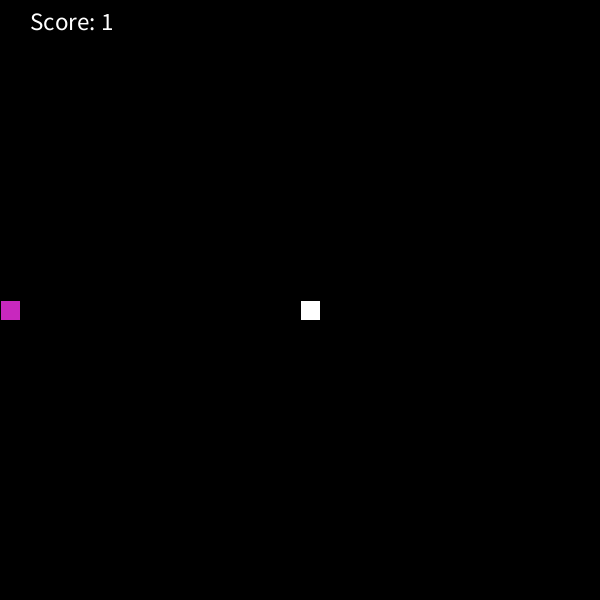
Frame 1 (no input)
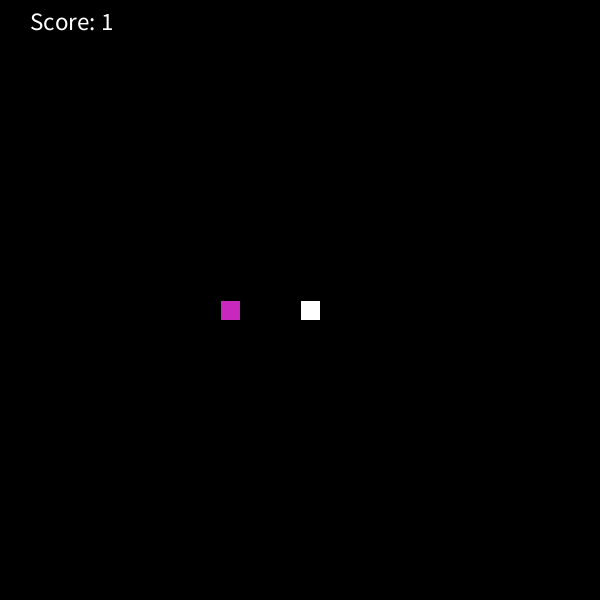
Frame 60 (the mouse pressed at the canvas centre just before this capture)
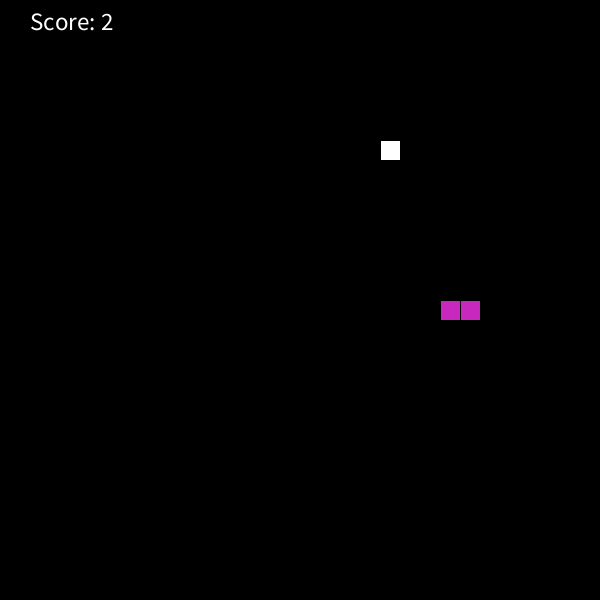
Frame 120 (the mouse held since frame 60 and released just before this capture)

The Processing sketch that drew these frames (run headless with seeded random() and noise(); from frame 60 on, the mouse is pressed at the canvas centre):

// Processing sketch: Snake
// ── Snake.pde
ArrayList<Integer> x = new ArrayList<Integer>(), y = new ArrayList<Integer>(); //arraylist for the x and y position of the snake parts
int w=30;
int h=30;
int blocks = 20; //size of blocks
int direction = 2; //direction the snake starts moving, 0,1,2,3 in this case to the right
int foodx = 15; //line 6-7 size of food
int foody = 15;
boolean loss = false;
int[]xDirection={0,0,1,-1}; //right and left turn
int[]yDirection={1,-1,0,0}; //up and down turn

void setup(){
  size(600, 600); //size of the window 
  x.add(0);  // line14-15 start position of the snake
  y.add(15);
}

void draw(){
   background(0);
   fill(200,40,190);
   for(int i = 0; i< x.size(); i++) rect(x.get(i)*blocks, y.get(i)*blocks, blocks, blocks); //looping the blocks of the snakes
   if(!loss){ //creating food as long as the game is running
   fill(255); //Food color
   rect(foodx*blocks, foody*blocks,blocks,blocks); //Food
   
   textAlign(LEFT); //line24-30 sets the text for score on the screen
   textSize(25);
   fill(255);
   text("Score: "+ x.size(),30,30,width-20); 
   
   if(frameCount%5==0){ //speed of the snake
     x.add(0,x.get(0)+ xDirection[direction]); //line32-33 makes the snake longer when it eats
     y.add(0,y.get(0)+ yDirection[direction]);
   if(x.get(0) < 0 || y.get(0) < 0 || x.get(0) >= w || y.get(0) >= h) loss=true; //if you hit a wall = loss
   
   for (int i= 1; i<x.size(); i++) 
   if (x.get(0)==x.get(i)&& y.get(0)==y.get(i)) loss=true; //if the snake hits its own position = loss
   
   if(x.get(0)==foodx && y.get(0)== foody){//line39-41 places food randomly
     foodx = (int)random(0,w);
     foody = (int)random(0,h);
   }else{
     x.remove(x.size()-1); //line 43-44 removes a block when the snake moves, so it doesnt grow forever
     y.remove(y.size()-1);
   }
   }
   }else{
     fill(255);
     textSize(25);
     textAlign(CENTER);
     text("You Lose \n Your score is:"+ x.size()+ "\n Press ENTER to restart", width/2, height/3);
     if (keyCode == ENTER){//line52-58 resets the game on ENTER
       x.clear();
       y.clear();
       x.add(0);
       y.add(15);
       direction = 2;
       loss = false;
     }
   }
}

void keyPressed(){
 int newDirection = keyCode == DOWN? 0: (keyCode== UP?1:(keyCode == RIGHT? 2: (keyCode == LEFT?3:-1))); //move the snakes with the arrowkeys
 if (newDirection != -1) direction = newDirection;
}
